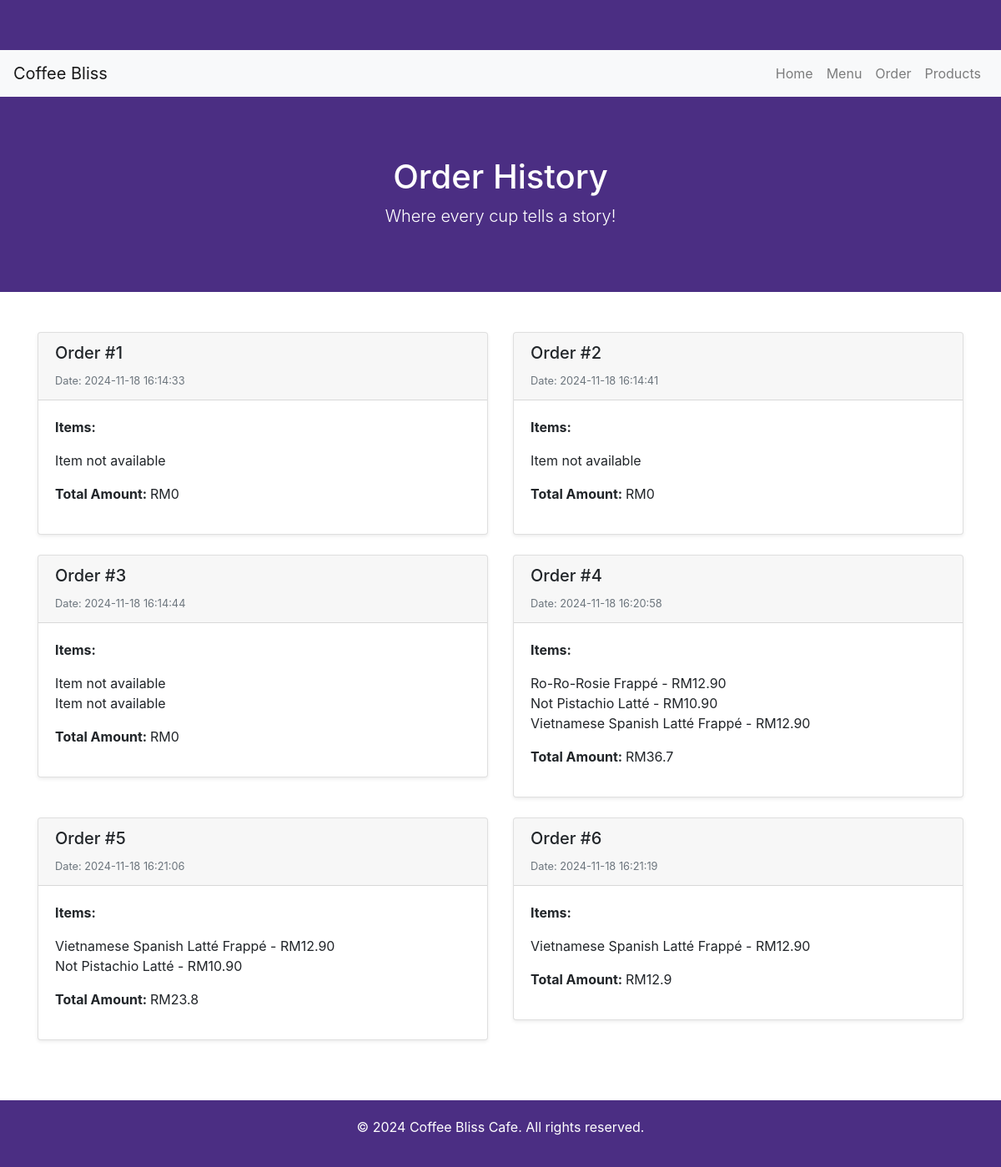
Screenshot of /php/order.php with the database file from the repository.
### tables this page shows
CREATE TABLE `history` (
  `id` int(11) NOT NULL,
  `order_num` int(11) NOT NULL,
  `time` datetime NOT NULL,
  `item_id` int(11) DEFAULT NULL
);

CREATE TABLE `item` (
  `id` int(11) NOT NULL,
  `img` longblob NOT NULL,
  `name` varchar(255) NOT NULL,
  `price` double(6,2) NOT NULL
);

### php/order.php (the view, shortened to what this page needs)
<!DOCTYPE html>
<html lang="en">
<head>
    <link href="https://stackpath.bootstrapcdn.com/bootstrap/4.5.2/css/bootstrap.min.css" rel="stylesheet">
    <link rel="stylesheet" href="../css/index.css">
</head>
<body>
    <div class="banner">
        <nav class="navbar navbar-expand-lg navbar-light bg-light">
            <a class="navbar-brand" href="#">Coffee Bliss</a>
            <div class="collapse navbar-collapse" id="navbarNav">
                <ul class="navbar-nav ml-auto">
                    <li class="nav-item">
                        <a class="nav-link" href="../index.php">Home</a>
                    </li>
                    <li class="nav-item">
                        <a class="nav-link" href="menu.php">Menu</a>
                    </li>
                    <li class="nav-item">
                        <a class="nav-link" href="order.php">Order</a>
                    </li>
                    <li class="nav-item">
                        <a class="nav-link" href="products.php">Products</a>
                    </li>
                </ul>
            </div>
        </nav>
        <br><br><br>
        <h1>Order History</h1>
        <p class="lead">Where every cup tells a story!</p>
    </div>
    <div class="container mt-5">
        <div class="row">
        <?php
            include '../db/database.php';
            $query = "SELECT order_num, time, item_id FROM history ORDER BY order_num";
            $result = mysqli_query($conn, $query);
            $order_count = null;
            $item = [];
            $date = null;
            while ($row = mysqli_fetch_assoc($result)) {
                if ($order_count === null) {
                    $order_count = $row["order_num"];
                    $date = $row["time"];
                }
                if ($row["order_num"] == $order_count) {
                    $item[] = $row["item_id"];
                } else {
                    output($order_count, $item, $date);
                    $order_count = $row["order_num"];
                    $item = [$row["item_id"]];
                    $date = $row["time"];
                }
            }
            if (!empty($item)) {
                output($order_count, $item, $date);
            }
            function output($order_num, $item, $date) {
                global $conn;
                $total = 0;
                echo "<div class='col-md-6'>";
                echo "<div class='card mb-4 shadow-sm'>";
                echo "<div class='card-header'>";
                echo "<h5>Order #" . $order_num . "</h5>";
                echo "<small class='text-muted'>Date: " . $date . "</small>";
                echo "</div>";
                echo "<div class='card-body'>";
                echo "<p><strong>Items:</strong></p>";
                echo "<ul class='list-unstyled'>";
                foreach ($item as $item_id) {
                    $q = "SELECT name, price FROM item WHERE id = '$item_id'";
                    $r = mysqli_query($conn, $q);
                    $rows = mysqli_fetch_assoc($r);
                    if (isset($rows["name"]) && isset($rows["price"])) {
                        echo "<li>" . $rows["name"] . " - RM" . $rows["price"] . "</li>";
                        $total += $rows["price"];
                    } else {
                        echo "<li>Item not available</li>";
                    }
                }
                echo "</ul>";
                echo "<p><strong>Total Amount: </strong>RM" . $total . "</p>";
                echo "</div>";
                echo "</div>";
                echo "</div>";
            }
        ?>
        </div>
    </div>
    <div class="footer mt-5">
        <p>&copy; 2024 Coffee Bliss Cafe. All rights reserved.</p>
    </div>
</body>
</html>

### css/index.css (style rules this page uses)
.banner { background-color: #4b2e83; color: white; padding: 60px 0; text-align: center; }
.footer { background-color: #4b2e83; color: white; padding: 20px; text-align: center; width: 100%; position: relative; bottom: 0; }
html, body { height: 100%; margin: 0; display: flex; flex-direction: column; }
.container { flex: 1; }

### rows the page displays
history: order_num "2", time "2024-11-18 16:14:41"
history: order_num "1", time "2024-11-18 16:14:33"
history: order_num "3", time "2024-11-18 16:14:44"
history: order_num "4", time "2024-11-18 16:20:58"
history: total "36.7", order_num "5", time "2024-11-18 16:21:06"
item: name "Ro-Ro-Rosie Frappé", price "12.90"
item: name "Not Pistachio Latté", price "10.90"
item: name "Vietnamese Spanish Latté Frappé", price "12.90"
history: total "23.8", order_num "6", time "2024-11-18 16:21:19"

### other values shown
$total "12.9"
